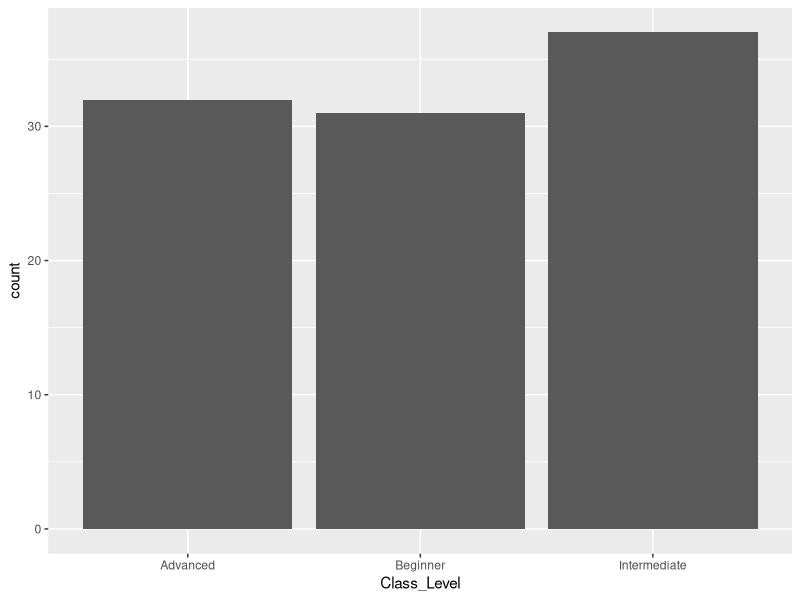
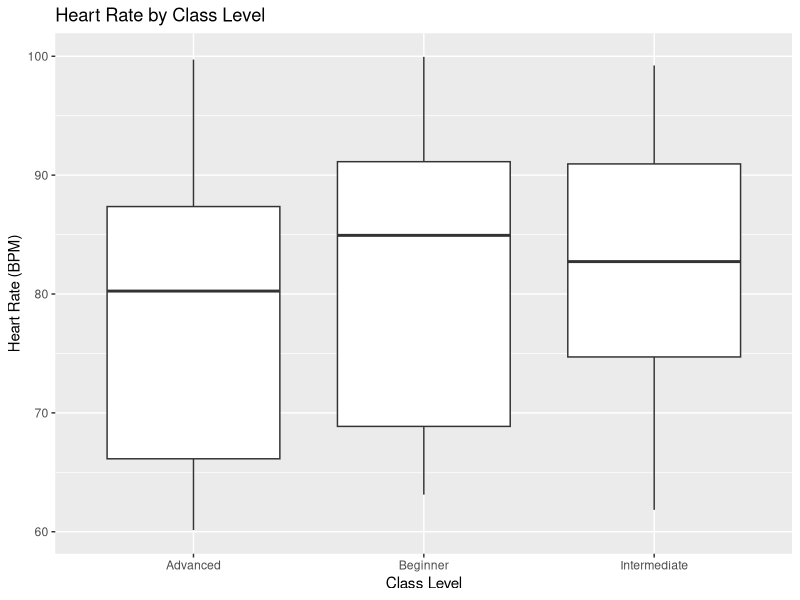
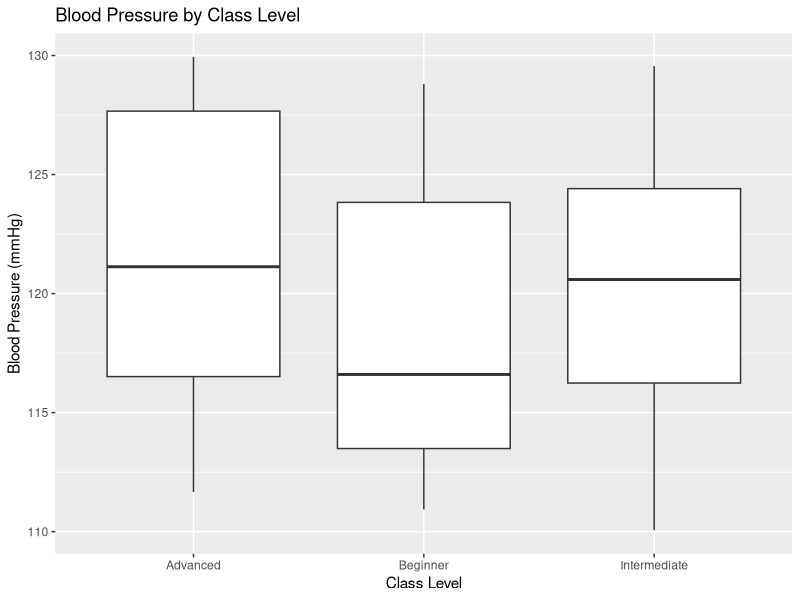

Reproduce these figures in R, in order.
## ---- chunk 1
library(tidyverse)

music_data = read_csv("music_dataset/music_education_dataset.csv") |>
  # read in the data
  select(Class_Level, Heart_Rate, Blood_Pressure) |>
  # select the 3 columns
  rename("Heart_Rate_(BPM)" = Heart_Rate,
         "Blood_Pressure_(mmHg)" = Blood_Pressure)
  # include units into heart rate and blood pressure
## ---- chunk 2
music_data |> ggplot(aes(Class_Level)) + geom_bar()
## ---- chunk 3
library(tidyverse)
music_data <- read_csv("music_education_dataset.csv")
## ---- chunk 4
ggplot(music_data, aes(x = Class_Level, y = Heart_Rate)) + 
  geom_boxplot() + 
  labs(title = "Heart Rate by Class Level", y = "Heart Rate (BPM)", x = "Class Level")
## ---- chunk 5
ggplot(music_data, aes(x = Class_Level, y =
Blood_Pressure)) +
 geom_boxplot() +
 labs(title = "Blood Pressure by Class Level", y
= "Blood Pressure (mmHg)", x = "Class Level")
